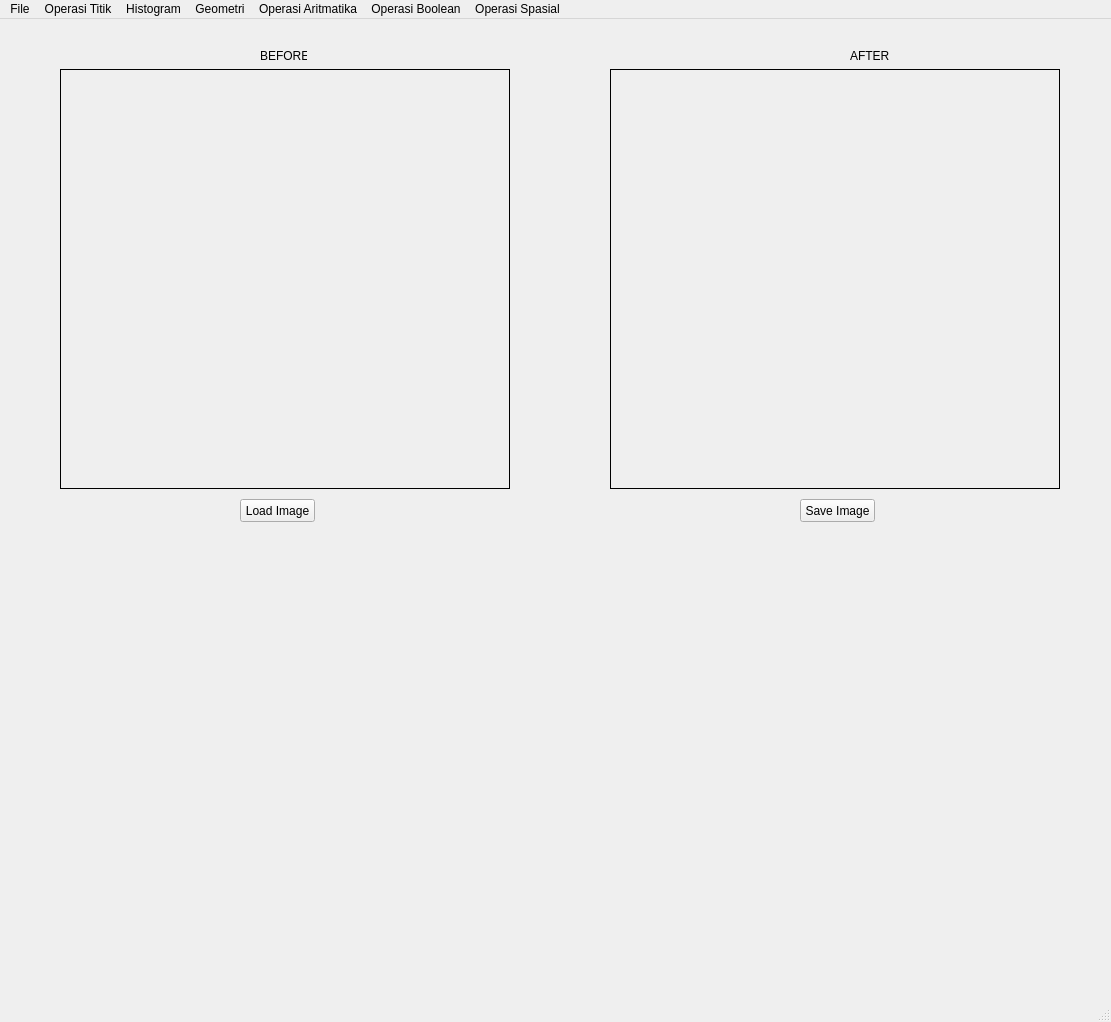
<?xml version="1.0" encoding="UTF-8"?>
<ui version="4.0">
 <author>Rhyred</author>
 <class>My_Program_152024141</class>
 <widget class="QMainWindow" name="My_Program_152024141">
  <property name="geometry">
   <rect>
    <x>0</x>
    <y>0</y>
    <width>1111</width>
    <height>1022</height>
   </rect>
  </property>
  <property name="windowTitle">
   <string>MainWindow</string>
  </property>
  <widget class="QWidget" name="centralwidget">
   <widget class="QPushButton" name="loadButton">
    <property name="geometry">
     <rect>
      <x>240</x>
      <y>480</y>
      <width>75</width>
      <height>23</height>
     </rect>
    </property>
    <property name="text">
     <string>Load Image</string>
    </property>
   </widget>
   <widget class="QLabel" name="imgLabel">
    <property name="geometry">
     <rect>
      <x>60</x>
      <y>50</y>
      <width>450</width>
      <height>420</height>
     </rect>
    </property>
    <property name="frameShape">
     <enum>QFrame::Box</enum>
    </property>
    <property name="text">
     <string/>
    </property>
   </widget>
   <widget class="QLabel" name="hasilLabel">
    <property name="geometry">
     <rect>
      <x>610</x>
      <y>50</y>
      <width>450</width>
      <height>420</height>
     </rect>
    </property>
    <property name="frameShape">
     <enum>QFrame::Box</enum>
    </property>
    <property name="text">
     <string/>
    </property>
   </widget>
   <widget class="QPushButton" name="saveButton">
    <property name="geometry">
     <rect>
      <x>800</x>
      <y>480</y>
      <width>75</width>
      <height>23</height>
     </rect>
    </property>
    <property name="text">
     <string>Save Image</string>
    </property>
   </widget>
   <widget class="QLabel" name="before">
    <property name="geometry">
     <rect>
      <x>260</x>
      <y>30</y>
      <width>47</width>
      <height>13</height>
     </rect>
    </property>
    <property name="text">
     <string>BEFORE</string>
    </property>
   </widget>
   <widget class="QLabel" name="after">
    <property name="geometry">
     <rect>
      <x>850</x>
      <y>30</y>
      <width>47</width>
      <height>13</height>
     </rect>
    </property>
    <property name="text">
     <string>AFTER</string>
    </property>
   </widget>
  </widget>
  <widget class="QMenuBar" name="menubar">
   <property name="geometry">
    <rect>
     <x>0</x>
     <y>0</y>
     <width>1111</width>
     <height>21</height>
    </rect>
   </property>
   <widget class="QMenu" name="menuFile">
    <property name="title">
     <string>File</string>
    </property>
    <addaction name="actionLoad_Image"/>
    <addaction name="actionSave_Image"/>
   </widget>
   <widget class="QMenu" name="menuOperasi_Titik">
    <property name="title">
     <string>Operasi Titik</string>
    </property>
    <addaction name="actionGrayScale"/>
    <addaction name="actionBrightness"/>
    <addaction name="actionSimple_Contrast"/>
    <addaction name="actionContrast_Stretching"/>
    <addaction name="actionNegative_Image"/>
    <addaction name="actionBiner_Image"/>
   </widget>
   <widget class="QMenu" name="menuHistogram">
    <property name="title">
     <string>Histogram</string>
    </property>
    <addaction name="actionGray_Histogram"/>
    <addaction name="actionRGB_Histogram"/>
    <addaction name="actionHistogram_Equalization"/>
   </widget>
   <widget class="QMenu" name="menuGeometri">
    <property name="title">
     <string>Geometri</string>
    </property>
    <addaction name="actionTranslasi"/>
    <addaction name="actionRotasi"/>
    <addaction name="actionResize"/>
    <addaction name="actionCrop"/>
   </widget>
   <widget class="QMenu" name="menuOperasi_Aritmatika">
    <property name="title">
     <string>Operasi Aritmatika</string>
    </property>
    <addaction name="actionTambah"/>
    <addaction name="actionKurang"/>
    <addaction name="actionKali"/>
    <addaction name="actionBagi"/>
   </widget>
   <widget class="QMenu" name="menuOperasi_Boolean">
    <property name="title">
     <string>Operasi Boolean</string>
    </property>
    <addaction name="actionAnd"/>
    <addaction name="actionOr"/>
    <addaction name="actionXor"/>
   </widget>
   <widget class="QMenu" name="menuOperasi_Spasial">
    <property name="title">
     <string>Operasi Spasial</string>
    </property>
    <addaction name="actionFilter"/>
    <addaction name="actionMean_Filter"/>
    <addaction name="actionGaussian_Filter"/>
    <addaction name="actionSharpening"/>
    <addaction name="actionMedian_Filter"/>
   </widget>
   <addaction name="menuFile"/>
   <addaction name="menuOperasi_Titik"/>
   <addaction name="menuHistogram"/>
   <addaction name="menuGeometri"/>
   <addaction name="menuOperasi_Aritmatika"/>
   <addaction name="menuOperasi_Boolean"/>
   <addaction name="menuOperasi_Spasial"/>
  </widget>
  <widget class="QStatusBar" name="statusbar"/>
  <action name="actionGrayScale">
   <property name="text">
    <string>GrayScale</string>
   </property>
  </action>
  <action name="actionLoad_Image">
   <property name="text">
    <string>Load Image</string>
   </property>
  </action>
  <action name="actionSave_Image">
   <property name="text">
    <string>Save Image</string>
   </property>
  </action>
  <action name="actionBrightness">
   <property name="text">
    <string>Brightness</string>
   </property>
  </action>
  <action name="actionSimple_Contrast">
   <property name="text">
    <string>Simple Contrast</string>
   </property>
  </action>
  <action name="actionContrast_Stretching">
   <property name="text">
    <string>Contrast Stretching</string>
   </property>
  </action>
  <action name="actionNegative_Image">
   <property name="text">
    <string>Negative Image</string>
   </property>
  </action>
  <action name="actionBiner_Image">
   <property name="text">
    <string>Biner Image</string>
   </property>
  </action>
  <action name="actionGray_Histogram">
   <property name="text">
    <string>Histogram Grayscale</string>
   </property>
  </action>
  <action name="actionRGB_Histogram">
   <property name="text">
    <string>Histogram RGB</string>
   </property>
  </action>
  <action name="actionHistogram_Equalization">
   <property name="text">
    <string>Histogram Equalization</string>
   </property>
  </action>
  <action name="actionTranslasi">
   <property name="text">
    <string>Translasi</string>
   </property>
  </action>
  <action name="actionRotasi">
   <property name="text">
    <string>Rotasi</string>
   </property>
  </action>
  <action name="actionResize">
   <property name="text">
    <string>Resize</string>
   </property>
  </action>
  <action name="actionCrop">
   <property name="text">
    <string>Crop Image</string>
   </property>
  </action>
  <action name="actionTambah">
   <property name="text">
    <string>Tambah +</string>
   </property>
  </action>
  <action name="actionKurang">
   <property name="text">
    <string>Kurang -</string>
   </property>
  </action>
  <action name="actionKali">
   <property name="text">
    <string>Kali x</string>
   </property>
  </action>
  <action name="actionBagi">
   <property name="text">
    <string>Bagi /</string>
   </property>
  </action>
  <action name="actionAnd">
   <property name="text">
    <string>AND &amp;&amp;</string>
   </property>
  </action>
  <action name="actionOr">
   <property name="text">
    <string>OR ||</string>
   </property>
  </action>
  <action name="actionXor">
   <property name="text">
    <string>XOR ^</string>
   </property>
  </action>
  <action name="actionFilter">
   <property name="text">
    <string>Filtering</string>
   </property>
  </action>
  <action name="actionMean_Filter">
   <property name="text">
    <string>Mean Filtering</string>
   </property>
  </action>
  <action name="actionGaussian_Filter">
   <property name="text">
    <string>Gaussian Filtering</string>
   </property>
  </action>
  <action name="actionSharpening">
   <property name="text">
    <string>Sharpening</string>
   </property>
  </action>
  <action name="actionMedian_Filter">
   <property name="text">
    <string>Median Filtering</string>
   </property>
  </action>
 </widget>
 <resources/>
 <connections/>
</ui>
